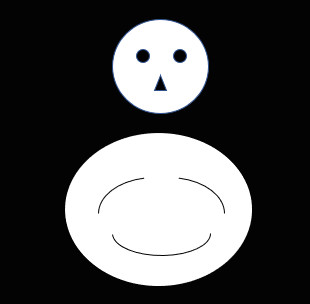
#> input picture week7/snowman.jpg, 310 x 304 px
$ python p4.py
#> lines starting #> are read from the running program, lines starting #| are printed output that depends on the picture
import cv2
import numpy as np

src = cv2.imread("snowman.jpg")
#> src is the input picture: shape (304, 310, 3); mean B, G, R 80.4, 80.1, 80

kernel = np.ones((4, 4), np.uint8)
dst = cv2.morphologyEx(src,cv2.MORPH_DILATE,kernel)
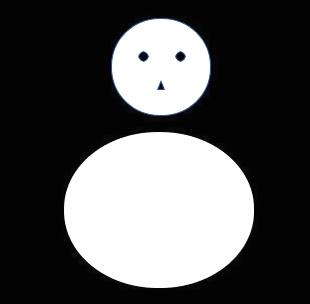
#> dst: shape (304, 310, 3); mean B, G, R 86.2, 85.9, 85.7
dst1 = cv2.morphologyEx(src,cv2.MORPH_ERODE,kernel)
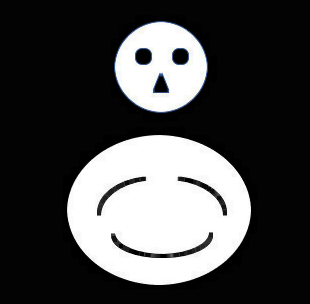
#> dst1: shape (304, 310, 3); mean B, G, R 72.7, 72.5, 72.3
dst2 = dst - dst1
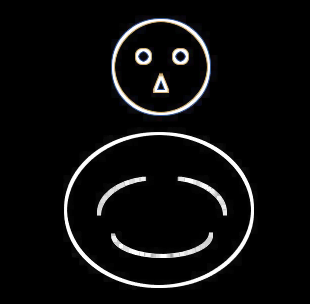
#> dst2: shape (304, 310, 3); mean B, G, R 13.4, 13.4, 13.4

# dst3 = cv2.morphologyEx(src,cv2.MORPH_GRADIENT,kernel)

cv2.imshow("src", src)
cv2.imshow("dst2", dst2)
cv2.waitKey(0)
cv2.destroyAllWindows()

$ run again, with week7/bw_noise.jpg copied over week7/snowman.jpg
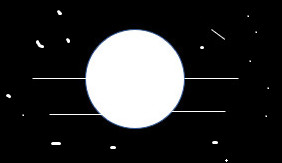
#> input picture week7/bw_noise.jpg, 282 x 163 px
#> src is the input picture: shape (163, 282, 3); mean B, G, R 45, 44.6, 44.3
#> `dst = cv2.morphologyEx(src,cv2.MORPH_DILATE,kernel)`:
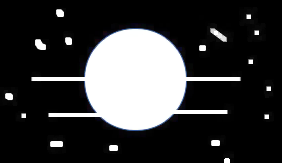
#> dst: shape (163, 282, 3); mean B, G, R 55.3, 54.7, 54.5
#> `dst2 = dst - dst1`:
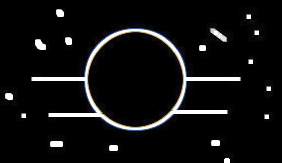
#> dst2: shape (163, 282, 3); mean B, G, R 16.1, 15.8, 15.9
